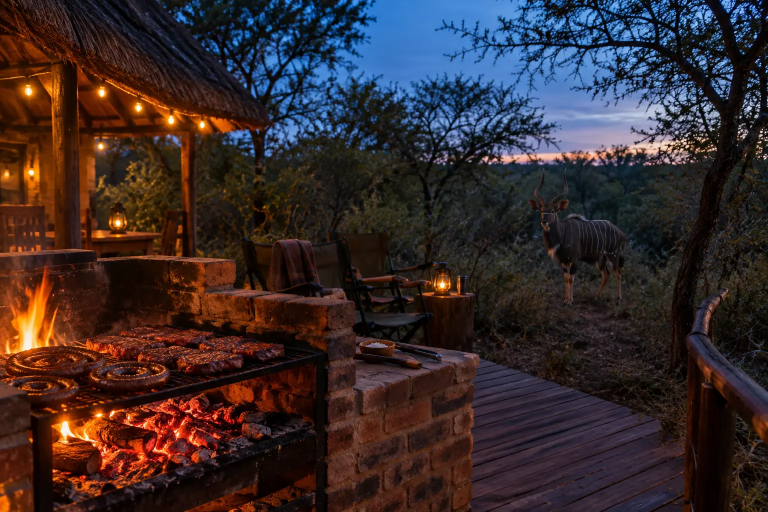
#> input picture assets/img/braai-1536.webp, 1536 x 1024 px, given in place of hero-wide.png, which was not available (shown at 1/2 size)
$ python build_assets.py
#> lines starting #> are read from the running program, lines starting #| are printed output that depends on the picture
"""Build web images, the tree mark, favicons, the icon sprite and the WhatsApp/social share image.

Run from the project root:  python -I tools/build_assets.py
Needs Pillow and fontTools (with brotli). Raw images live in _source/ (not in git).
"""
import io
import os
import re
from PIL import Image, ImageDraw, ImageFont, ImageFilter
from fontTools.ttLib import TTFont

ROOT = os.path.dirname(os.path.dirname(os.path.abspath(__file__)))
SRC = os.path.join(ROOT, "_source")
OUT = os.path.join(ROOT, "assets", "img")
os.makedirs(OUT, exist_ok=True)

CHAR = (20, 19, 18)
BONE = (236, 230, 220)
MUTED = (176, 166, 152)
EMBER = (232, 116, 52)

IMAGES = {
    "hero-wide": ("gen/hero-wide.png", (960, 1536)),
    "hero-tall": ("gen/hero-tall.png", (480, 864)),
    "steaks": ("gen/steaks.png", (560, 1024)),
    "wors": ("gen/wors.png", (720, 1280)),
    "sosaties": ("gen/sosaties.png", (800, 1536)),
    "crumbed": ("gen/crumbed.png", (560, 1024)),
    "deli": ("gen/deli.png", (800, 1536)),
    "braai": ("gen/braai.png", (960, 1536)),
    "counter": ("gen/counter.png", (720, 1280)),
}


def load(rel):
#> called with rel = 'gen/hero-wide.png'
    return Image.open(os.path.join(SRC, rel)).convert("RGB")
#> returned value is the input picture: PIL image 1536x1024 RGB; mean R, G, B 56, 42.4, 43.3


def save_sizes(name, im, widths):
#> called with name = 'hero-wide', widths = (960, 1536)
    sizes = []
#> sizes = []
    for w in widths:
        w = min(w, im.width)
        h = round(im.height * w / im.width)
        q = 72 if name.startswith("hero") else 78
        im.resize((w, h), Image.LANCZOS).save(
            os.path.join(OUT, f"{name}-{w}.webp"), "WEBP", quality=q, method=6)
        sizes.append((w, h))
#> this loop made 2 passes
#> pass 1, in save_sizes, `im.resize((w, h), Image.LANCZOS).save( os.path.join(OUT, f"{name}-{w}...`:
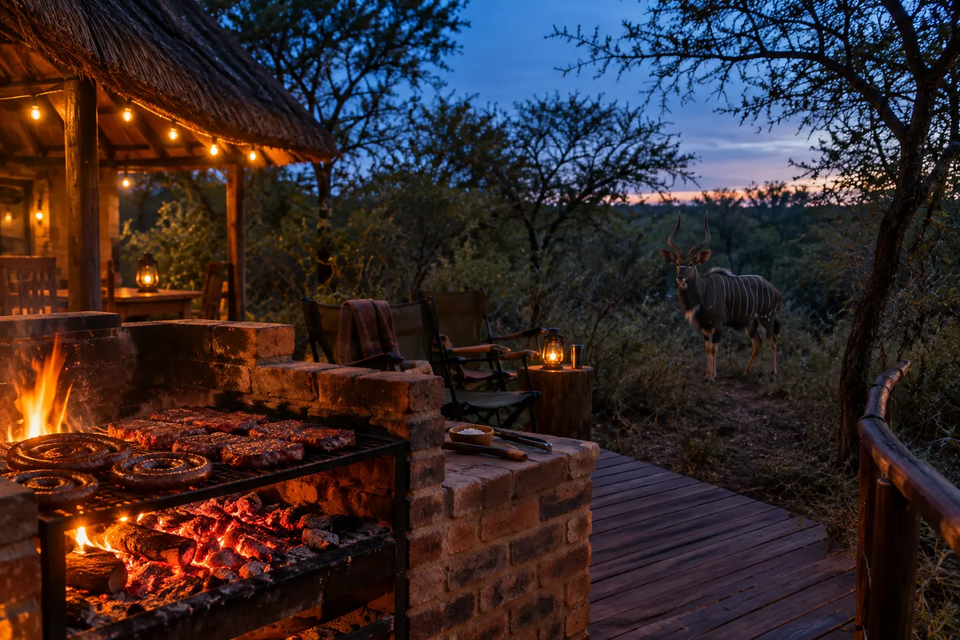
#> saved as hero-wide-960.webp: PIL image 960x640 RGB; mean R, G, B 56, 42.4, 43.4
#> after the loop, sizes = [(960, 640), (1536, 1024)]
    return sizes


_CACHE = {}


# [13 lines left out: function font, not called in this run]


DISPLAY = os.path.join(ROOT, "assets", "fonts", "bigshoulders.woff2")
BODY = os.path.join(ROOT, "assets", "fonts", "figtree.woff2")


# [7 lines left out: function tree, not called in this run]


def marks():
    for w in (64, 128):
        tree(BONE, w).save(os.path.join(OUT, f"tree-{w}.png"), optimize=True)


# [68 lines left out: functions icon, favicons, og, icons, not called in this run]


if __name__ == "__main__":
    lines = []
    for name, (rel, widths) in IMAGES.items():
        sizes = save_sizes(name, load(rel), widths)
#> sizes = [(960, 640), (1536, 1024)]
        lines.append(f"{name}: " + ", ".join(f"{w}x{h}" for w, h in sizes))
#> pass 2 of the loop `for name, (rel, widths) in IMAGES.items():`:
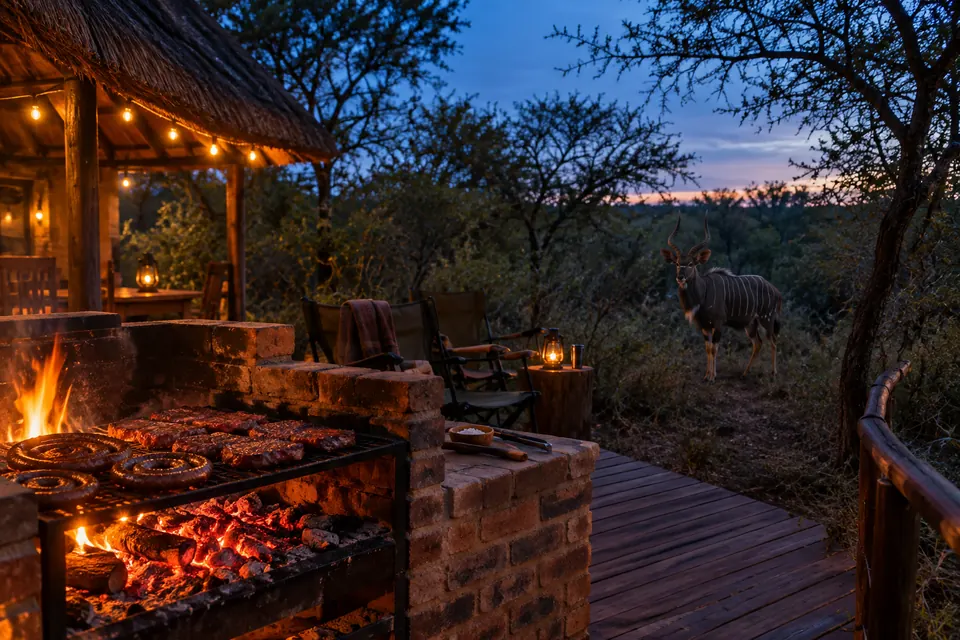
#> input picture assets/img/braai-960.webp, 960 x 640 px, given in place of hero-tall.png, which was not available
#> in load, returned value is the input picture: PIL image 960x640 RGB; mean R, G, B 56.1, 42.4, 43.5
#> in save_sizes (call 2), `sizes = []`: sizes = []
#> the loop in save_sizes (call 2), `for w in widths:` made 2 passes
#> pass 1, in save_sizes (call 2), `im.resize((w, h), Image.LANCZOS).save( os.path.join(OUT, f"{name}-{w}...`:
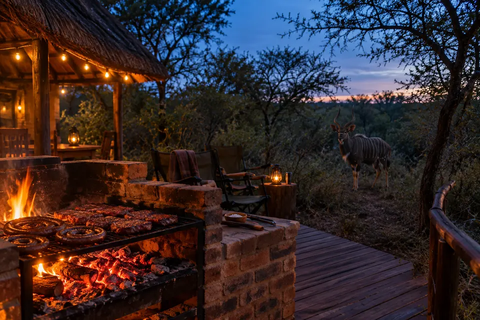
#> saved as hero-tall-480.webp: PIL image 480x320 RGB; mean R, G, B 56.1, 42.4, 43.6
#> after the loop in save_sizes (call 2), `for w in widths:`: sizes = [(480, 320), (864, 576)]
#> (the run stopped early here; a loop or call above may not have finished)
